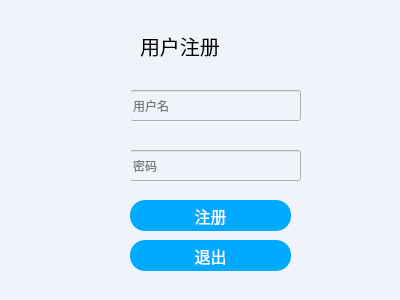
<?xml version="1.0" encoding="UTF-8"?>
<ui version="4.0">
 <class>CrAccount</class>
 <widget class="QDialog" name="CrAccount">
  <property name="geometry">
   <rect>
    <x>0</x>
    <y>0</y>
    <width>400</width>
    <height>300</height>
   </rect>
  </property>
  <property name="windowTitle">
   <string>注册页</string>
  </property>
  <property name="styleSheet">
   <string notr="true">background-color: rgb(240, 243, 249);

</string>
  </property>
  <widget class="QLineEdit" name="newpwd">
   <property name="geometry">
    <rect>
     <x>130</x>
     <y>150</y>
     <width>171</width>
     <height>31</height>
    </rect>
   </property>
   <property name="maxLength">
    <number>8</number>
   </property>
   <property name="placeholderText">
    <string>密码</string>
   </property>
  </widget>
  <widget class="QLineEdit" name="newuser">
   <property name="geometry">
    <rect>
     <x>130</x>
     <y>90</y>
     <width>171</width>
     <height>31</height>
    </rect>
   </property>
   <property name="maxLength">
    <number>7</number>
   </property>
   <property name="placeholderText">
    <string>用户名</string>
   </property>
  </widget>
  <widget class="QLabel" name="label">
   <property name="geometry">
    <rect>
     <x>70</x>
     <y>90</y>
     <width>61</width>
     <height>41</height>
    </rect>
   </property>
   <property name="styleSheet">
    <string notr="true">image: url(:/jw/uidesign/main_person.png);</string>
   </property>
   <property name="text">
    <string/>
   </property>
  </widget>
  <widget class="QPushButton" name="create">
   <property name="geometry">
    <rect>
     <x>130</x>
     <y>200</y>
     <width>161</width>
     <height>31</height>
    </rect>
   </property>
   <property name="font">
    <font>
     <pointsize>12</pointsize>
    </font>
   </property>
   <property name="styleSheet">
    <string notr="true">background:rgb(0, 170, 255);
border-radius: 15px;
color:white;</string>
   </property>
   <property name="text">
    <string>注册</string>
   </property>
  </widget>
  <widget class="QLabel" name="label_2">
   <property name="geometry">
    <rect>
     <x>70</x>
     <y>150</y>
     <width>61</width>
     <height>41</height>
    </rect>
   </property>
   <property name="styleSheet">
    <string notr="true">image: url(:/jw/uidesign/main_main.png);</string>
   </property>
   <property name="text">
    <string/>
   </property>
  </widget>
  <widget class="QPushButton" name="create_2">
   <property name="geometry">
    <rect>
     <x>130</x>
     <y>240</y>
     <width>161</width>
     <height>31</height>
    </rect>
   </property>
   <property name="font">
    <font>
     <pointsize>12</pointsize>
    </font>
   </property>
   <property name="styleSheet">
    <string notr="true">background:rgb(0, 170, 255);
border-radius: 15px;
color:white;</string>
   </property>
   <property name="text">
    <string>退出</string>
   </property>
  </widget>
  <widget class="QLabel" name="title">
   <property name="geometry">
    <rect>
     <x>140</x>
     <y>30</y>
     <width>171</width>
     <height>31</height>
    </rect>
   </property>
   <property name="font">
    <font>
     <pointsize>15</pointsize>
    </font>
   </property>
   <property name="styleSheet">
    <string notr="true"/>
   </property>
   <property name="text">
    <string>用户注册</string>
   </property>
  </widget>
 </widget>
 <resources/>
 <connections>
  <connection>
   <sender>create_2</sender>
   <signal>clicked()</signal>
   <receiver>CrAccount</receiver>
   <slot>close()</slot>
   <hints>
    <hint type="sourcelabel">
     <x>210</x>
     <y>255</y>
    </hint>
    <hint type="destinationlabel">
     <x>199</x>
     <y>149</y>
    </hint>
   </hints>
  </connection>
 </connections>
</ui>
